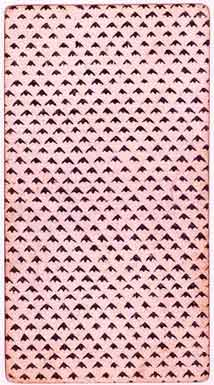
#> input picture decks/marseille-dodal/back.jpg, 214 x 385 px
$ python cli.py ../../../decks/marseille-dodal/back.jpg out
#> lines starting #> are read from the running program, lines starting #| are printed output that depends on the picture
### backend/tarot/slicer/core.py
"""Slicing strategies: composition image -> list of individual card images.

Two strategies, mirroring how the downloader has per-site adapters:

- ``grid``    uniform card grids; cuts on low-variance gutters (or explicit
              --cols/--rows). Ported from the original tools/slice_grid.py.
- ``segment`` cards laid on a plain background (cork, paper, a flat render
              backdrop): estimate the background colour, band the foreground
              into rows then cards, brute-force de-rotate each card by the
              angle that minimises its bounding box, edge-trim, and apply a
              rounded-corner alpha. This reconstructs the ad-hoc pipeline that
              extracted the Solarpunk deck (see docs/handoffs) as reusable code.

Slices come out in reading order (top-to-bottom, left-to-right). Mapping them to
canonical card indices is downstream work (eye + tarot.importer) — a raw
composition image carries no identity, unlike a downloader source.
"""

from __future__ import annotations

from dataclasses import dataclass

import numpy as np
from PIL import Image, ImageDraw

# A colour very unlikely to occur in card art, used as the fill when rotating so
# the rotated-in corners can be told apart from real background/foreground.
_SENTINEL = (1, 254, 1)


@dataclass
class Options:
    # grid
    cols: int | None = None
    rows: int | None = None
    trim: float = 0.0  # fraction shaved off each grid tile edge
    # segment
    bg: str = "auto"  # 'auto' (sample the border), 'white', or '#rrggbb'
    bg_tol: float = 32.0  # floor for the foreground colour-distance threshold
    min_area_frac: float = 0.004  # blobs smaller than this fraction of the image are dropped
    open_iters: int = 1  # morphological opening passes: kill speckle + thin background bridges
    pad: int = 8  # px of context kept around each card before de-rotating
    deskew: bool = True
    max_skew: float = 20.0  # degrees searched either side of upright
    round_frac: float = 0.055  # corner radius as a fraction of min(w,h); 0=off


# Detection runs on a downscaled copy so background texture (cork grain, paper
# fibre, JPEG noise) averages out and connected components stays cheap.
_SEG_TARGET = 360


# --------------------------------------------------------------------------- #
# shared helpers
# --------------------------------------------------------------------------- #
def _as_rgb(img: Image.Image) -> Image.Image:
    return img if img.mode == "RGB" else img.convert("RGB")
#> returned value is the input picture: PIL image 214x385 RGB; mean R, G, B 209.3, 173.6, 177.5


# [25 lines left out: functions parse_bg, foreground_mask, not called in this run]


def _runs(on: np.ndarray, min_len: int) -> list[tuple[int, int]]:
    """Spans of consecutive True at least min_len long."""
    spans: list[tuple[int, int]] = []
    start: int | None = None
    for i, v in enumerate(on):
        if v and start is None:
            start = i
        elif not v and start is not None:
            if i - start >= min_len:
                spans.append((start, i))
            start = None
    if start is not None and len(on) - start >= min_len:
        spans.append((start, len(on)))
    return spans


# [15 lines left out: functions _tight_bbox, round_corners, not called in this run]


# --------------------------------------------------------------------------- #
# grid strategy
# --------------------------------------------------------------------------- #
def _gutters(profile: np.ndarray, min_run: int = 2) -> list[tuple[int, int]]:
    thresh = np.percentile(profile, 20) + 1e-6
    return _runs(profile < thresh, min_run)


def _split_even(size: int, n: int) -> list[tuple[int, int]]:
    edges = [round(i * size / n) for i in range(n + 1)]
    return list(zip(edges[:-1], edges[1:]))


def slice_grid(img: Image.Image, opt: Options) -> list[Image.Image]:
    img = _as_rgb(img)
    arr = np.asarray(img, dtype=np.float32)
    w, h = img.size
#> w = 214; h = 385

    if opt.cols and opt.rows:
        col_spans = _split_even(w, opt.cols)
        row_spans = _split_even(h, opt.rows)
    else:
        col_gaps = _gutters(arr.std(axis=(0, 2)))
#> in _gutters, `thresh = np.percentile(profile, 20) + 1e-6`: thresh = 65.63
#> the loop in _runs, `for i, v in enumerate(on):` made 214 passes
#> v on passes 1 to 12: True, True, True, True, True, True, True, False, False, True, True, False
#> after the loop in _runs, `for i, v in enumerate(on):`: spans = [(0, 7), (9, 11), (17, 19), (25, 27), (40, 42), (115, 117), (130, 133), (139, 142), (146, 149), (154, 157), (195, 198), (205, 207)]; start = 208
#> col_gaps = [(0, 7), (9, 11), (17, 19), (25, 27), (40, 42), (115, 117), (130, 133), (139, 142), (146, 149), (154, 157), (195, 198), (205, 207), (208, 214)]
        row_gaps = _gutters(arr.std(axis=(1, 2)))
#> the loop in _runs (call 2), `for i, v in enumerate(on):` made 385 passes
#> row_gaps = 31 pairs, first value 0 to 383, second value 4 to 385
        if not col_gaps or not row_gaps:
            raise ValueError("could not auto-detect a grid; pass --cols/--rows")

        def spans(gaps, size):
#> called with size = 214
            cuts = [0] + [(a + b) // 2 for a, b in gaps] + [size]
#> cuts = [0, 3, 10, 18, 26, 41, 116, 131, 140, 147, 155, 196, 206, 211, 214]
            return [(a, b) for a, b in zip(cuts[:-1], cuts[1:]) if b - a > size * 0.04]

        col_spans, row_spans = spans(col_gaps, w), spans(row_gaps, h)
#> col_spans = [(26, 41), (41, 116), (116, 131), (131, 140), (155, 196), (196, 206)]; row_spans = [(107, 125), (135, 154), (175, 213), (263, 311), (342, 360)]

    out: list[Image.Image] = []
    for y0, y1 in row_spans:
        for x0, x1 in col_spans:
            tx = int((x1 - x0) * opt.trim)
            ty = int((y1 - y0) * opt.trim)
            out.append(img.crop((x0 + tx, y0 + ty, x1 - tx, y1 - ty)))
#> this loop made 5 passes
#> after the loop, out = 30 items
    return out


# --------------------------------------------------------------------------- #
# segment strategy
# --------------------------------------------------------------------------- #
# [137 lines left out: functions _deskew, _background_threshold, _erode, _dilate, _open, _components and 1 more, not called in this run]


STRATEGIES = {"grid": slice_grid, "segment": slice_segment}


def slice_image(img: Image.Image, strategy: str, opt: Options) -> list[Image.Image]:
    try:
        fn = STRATEGIES[strategy]
    except KeyError:
        raise ValueError(f"unknown strategy {strategy!r}; choose from {list(STRATEGIES)}")
    return fn(img, opt)

### backend/tarot/slicer/cli.py
"""tarot-slice: cut a composition image (or printable PDF) into card images.

Examples:
    # uniform grid (auto-detected, or force the shape)
    tarot-slice sheet.png out/ --strategy grid --cols 7 --rows 2 --trim 0.02

    # cards laid/fanned on a plain background (cork, paper, render backdrop)
    tarot-slice suit-photo.webp out/ --strategy segment
    tarot-slice renders.png out/ --strategy segment --bg white --max-skew 25

    # printable-PDF decks (e.g. purchased Etsy printables)
    tarot-slice deck.pdf out/ --strategy page             # one card per page
    tarot-slice sheets.pdf out/ --strategy grid --cols 3  # card grids per page

A PDF input is rasterized page by page (--dpi, default 300) and each page is
fed to the strategy; 'page' takes every page/image whole as a single card.
Slices are written in reading order as <prefix>NN.png. Identify and rename them
to the deck naming scheme (e.g. 08-Major-Strength.png), then import with
`tarot-dl <folder> --name '...'`. Needs the [slice] extra: pip install -e '.[slice]'
"""

import argparse
import sys
from pathlib import Path

from PIL import Image


def load_pages(path: Path, dpi: int = 300) -> list[Image.Image]:
    """A single image as [image], or a PDF rasterized page by page."""
    if path.suffix.lower() != ".pdf":
        return [Image.open(path)]
    try:
        import pypdfium2 as pdfium
    except ImportError as e:
        raise SystemExit(
            f"error: PDF input needs pypdfium2 from the [slice] extra ({e}); run: pip install -e '.[slice]'"
        )
    doc = pdfium.PdfDocument(str(path))
    try:
        return [page.render(scale=dpi / 72).to_pil() for page in doc]
    finally:
        doc.close()


def slice_to_dir(
    image: Path,
    out_dir: Path,
    strategy: str,
    opt,
    prefix: str = "slice_",
    dpi: int = 300,
    on_start=None,  # (strategy, total) once the slices are known
    on_card=None,  # (i, ok) after each slice is written
) -> list[Path]:
    cards: list[Image.Image] = []
    for page in load_pages(image, dpi):
        if strategy == "page":
            cards.append(page)
        else:
            from tarot.slicer.core import slice_image

            cards.extend(slice_image(page, strategy, opt))
    out_dir.mkdir(parents=True, exist_ok=True)

    total = len(cards)
#> total = 30
    print(f"strategy: {strategy}  ->  {total} slice(s)")
#| strategy: grid  ->  30 slice(s)
    print(f"dest: {out_dir}")
    if on_start:
        on_start(strategy, total)

    written: list[Path] = []
    for i, card in enumerate(cards):
        path = out_dir / f"{prefix}{i:02d}.png"
        try:
            card.save(path)
            w, h = card.size
            print(f"  [{i:02d}] {w}x{h} -> {path.name}")
            written.append(path)
            ok = True
        except Exception as e:  # pragma: no cover - disk errors
            print(f"  [{i:02d}] FAILED — {e}", file=sys.stderr)
            ok = False
        if on_card:
            on_card(i, ok)
#> this loop made 30 passes
#> (w, h) on passes 1 to 12: (15, 18), (75, 18), (15, 18), (9, 18), (41, 18), (10, 18), (15, 19), (75, 19), (15, 19), (9, 19), (41, 19), (10, 19)
#|   [00] 15x18 -> slice_00.png
#|   [01] 75x18 -> slice_01.png
#|   [02] 15x18 -> slice_02.png
#|   [03] 9x18 -> slice_03.png
#|   [04] 41x18 -> slice_04.png
#|   [05] 10x18 -> slice_05.png
#|   [06] 15x19 -> slice_06.png
#|   [07] 75x19 -> slice_07.png
#> (further printed lines are left out)
#> pass 2, in slice_to_dir, `card.save(path)`:
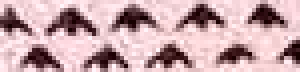
#> saved as slice_01.png: PIL image 75x18 RGB (shown 4 times larger); mean R, G, B 198, 165.8, 170.2
#> after the loop, written = 30 items

    print(f"\n{len(written)}/{total} slices written")
#| 30/30 slices written
    if total:
        print("next: identify each slice and rename to the deck scheme, then `tarot-dl <dir>`")
    return written


def main() -> None:
    parser = argparse.ArgumentParser(
        prog="tarot-slice",
        description=__doc__,
        formatter_class=argparse.RawDescriptionHelpFormatter,
    )
    parser.add_argument("image", type=Path, help="composition image or printable PDF to slice")
    parser.add_argument("out_dir", type=Path, help="directory for the slices")
    parser.add_argument("--strategy", choices=["grid", "segment", "page"], default="grid")
    parser.add_argument("--prefix", default="slice_", help="output filename prefix")
    parser.add_argument("--dpi", type=int, default=300, help="PDF rasterization resolution (default 300)")
    # grid
    parser.add_argument("--cols", type=int, help="grid: force column count")
    parser.add_argument("--rows", type=int, help="grid: force row count")
    parser.add_argument("--trim", type=float, default=0.0, help="grid: fraction to shave off each tile edge")
    # segment
    parser.add_argument("--bg", default="auto", help="segment: background as 'auto', 'white', or '#rrggbb'")
    parser.add_argument("--bg-tol", type=float, default=32.0, help="segment: colour distance for foreground")
    parser.add_argument("--open", type=int, default=1, dest="open_iters", help="segment: morphological opening passes (speckle/bridge cleanup)")
    parser.add_argument("--pad", type=int, default=8, help="segment: px of context kept before de-rotating")
    parser.add_argument("--max-skew", type=float, default=20.0, help="segment: max de-rotation angle (deg)")
    parser.add_argument("--no-deskew", action="store_true", help="segment: skip de-rotation")
    parser.add_argument("--round-frac", type=float, default=0.055, help="segment: corner radius frac (0 disables)")
    args = parser.parse_args()

    opt = None
    if args.strategy != "page":  # 'page' never touches the numpy strategies
        try:
            from tarot.slicer.core import Options
        except ImportError as e:  # numpy missing
            raise SystemExit(f"error: the slicer needs the [slice] extra ({e}); run: pip install -e '.[slice]'")

        opt = Options(
            cols=args.cols,
            rows=args.rows,
            trim=args.trim,
            bg=args.bg,
            bg_tol=args.bg_tol,
            open_iters=args.open_iters,
            pad=args.pad,
            deskew=not args.no_deskew,
            max_skew=args.max_skew,
            round_frac=args.round_frac,
        )
    try:
        slice_to_dir(args.image, args.out_dir, args.strategy, opt, prefix=args.prefix, dpi=args.dpi)
    except (ValueError, OSError) as e:
        raise SystemExit(f"error: {e}")


if __name__ == "__main__":
    main()
